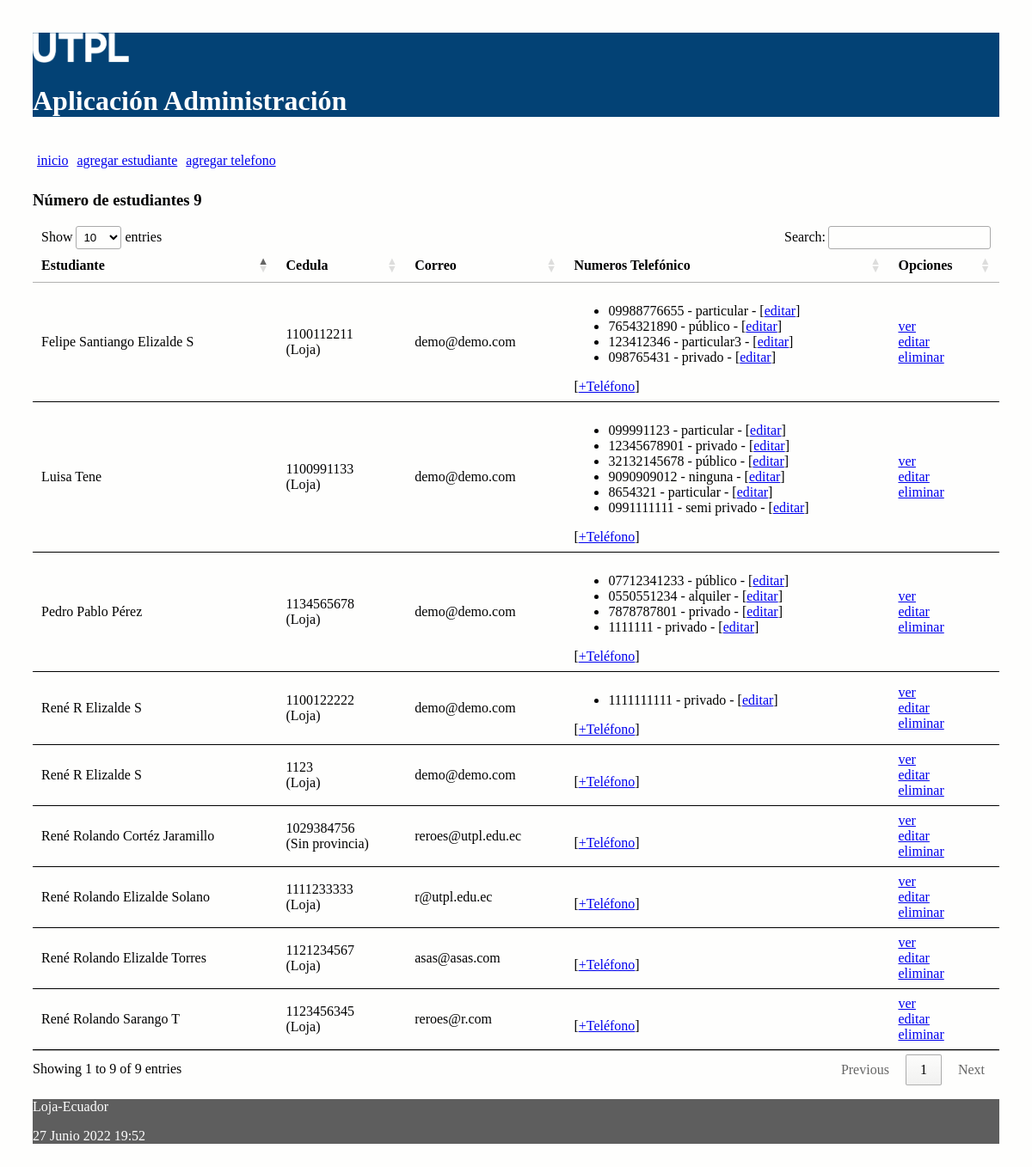
Before: / with the older database file.
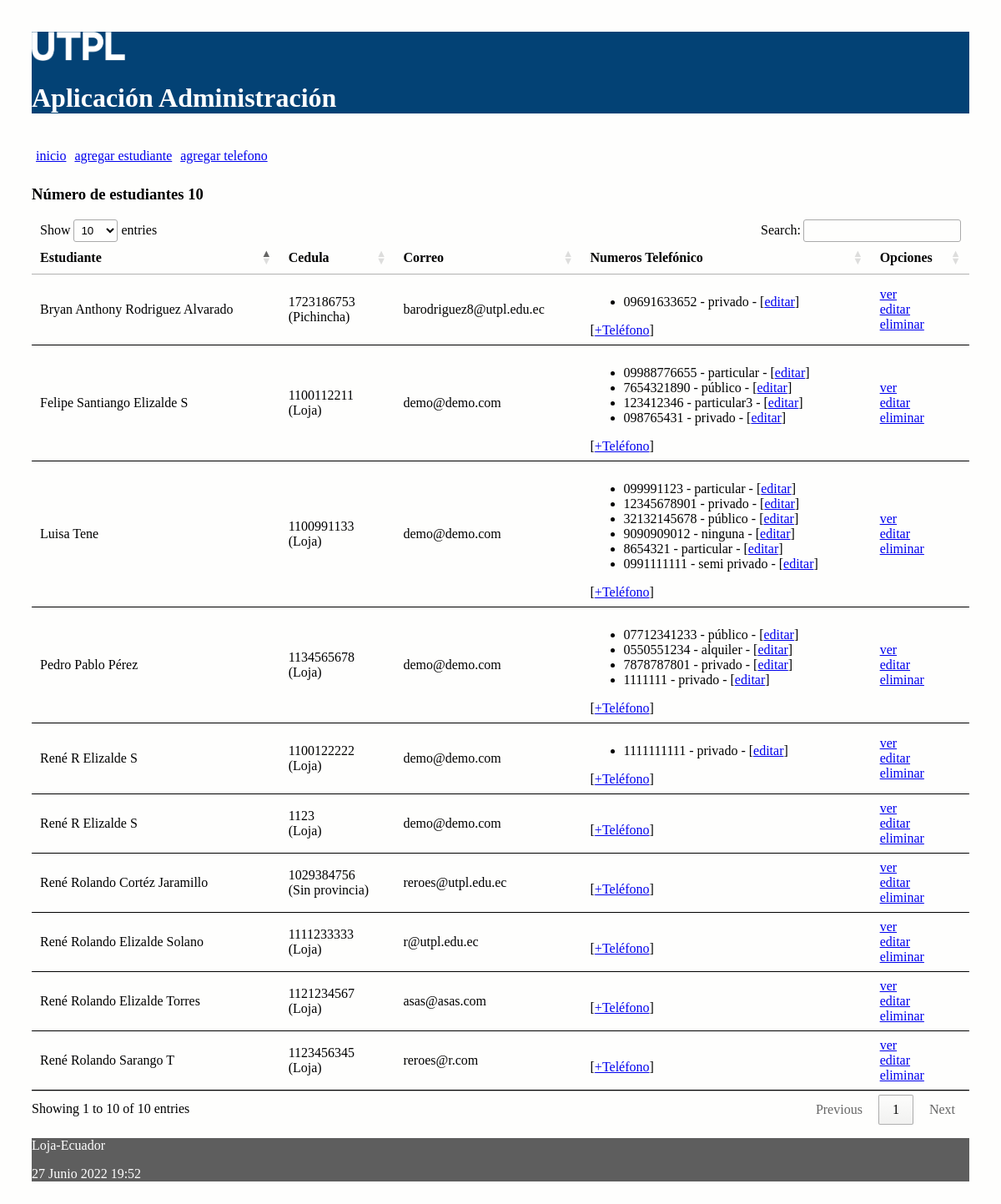
After: the same page with the newer database file.
### administrativo/models.py (models this page shows, shortened)
class Estudiante(models.Model):
    nombre = models.CharField(max_length=30)
    apellido = models.CharField(max_length=30)
    cedula = models.CharField(max_length=30, unique=True)
    correo = models.EmailField()
    def get_provincia(self):
        dato = self.cedula[0:2]
        valor = "Sin provincia"
        if dato == "11":
            valor = "Loja"
        else:
            if dato == "17":
                valor = "Pichincha"
        return valor

class NumeroTelefonico(models.Model):
    telefono = models.CharField(max_length=100)
    tipo = models.CharField(max_length=100)
    estudiante = models.ForeignKey(Estudiante, on_delete=models.CASCADE,
            related_name="numeros_telefonicos")

### administrativo/views.py (the view)
# urls.py: path('', views.index, name='index'),
def index(request):
    estudiantes = Estudiante.objects.all()
    informacion_template = {'estudiantes': estudiantes, 'numero_estudiantes': len(estudiantes)}
    return render(request, 'index.html', informacion_template)

### administrativo/templates/index.html (shortened to what this page needs)
{% extends "master.html" %}
{% block content %}
<h3>Número de estudiantes {{ numero_estudiantes }}</h3>
<table id="tabla_datos">
  <thead>
    <tr>
      <th>Estudiante</th>
      <th>Cedula</th>
      <th>Correo</th>
      <th>Numeros Telefónico </th>
      <th>Opciones</th>
    </tr>
  </thead>
  {% for e in estudiantes %}
  <tr>
    <td> {{e.nombre}} {{e.apellido}}</td>
    <td> {{e.cedula}} <br>
    ({{e.get_provincia}})
    </td>
    <td> {{e.correo}}</td>
    <td>
      <ul>
        {% for t in e.numeros_telefonicos.all %}
          <li>
            <span>{{t.telefono}} - {{t.tipo}} - [<a href="{% url 'editar_numero_telefonico' t.id %}">editar</a>] </span>
          </li>
        {% endfor %}
      </ul>
        [<a href="{% url 'crear_numero_telefonico_estudiante' e.id%}">+Teléfono</a>]
    </td>
    <td> <a href="{% url 'obtener_estudiante' e.id %}">ver</a> <br>
      <a href="{% url 'editar_estudiante' e.id %}">editar</a> <br>
      <a href="{% url 'eliminar_estudiante' e.id %}"
      onclick="return confirm('¿Está seguro de la eliminación?')" >
      eliminar</a>
    </td>
  </tr>
  {% endfor %}
</table>
{% endblock %}

### administrativo/templates/master.html (shortened to what this page needs)
<!DOCTYPE html>
<html>
  <head>
    {% load static %}
    <link rel="stylesheet" type="text/css" href="{% static 'css/estilos.css' %}">
    <link rel="stylesheet" type="text/css" href="https://cdn.datatables.net/1.10.25/css/jquery.dataTables.min.css">
  </head>
  <body>
  <header>
    <img src="{% static 'images/logo.png' %}" height="10%" width="10%" alt="My image">
    <h1>Aplicación Administración </h1>
    <nav class="top_menu">
      <ul>
        <li><a href="{% url 'index' %}">inicio</a></li>
        <li><a href="{% url 'crear_estudiante' %}">agregar estudiante</a></li>
        <li><a href="{% url 'crear_numero_telefonico' %}">agregar telefono</a></li>
      </ul>
    </nav>
  </header>
  <section>
      {% block content %}
      {% endblock %}
  </section>
    <footer>
      <p>Loja-Ecuador</p>
      <p>{% now "j F Y H:i" %}</p>
    </footer>
  </body>
</html>

### administrativo/static/css/estilos.css (style rules this page uses)
body { background: #FEFEFD; padding: 30px; }
header { background: #034275; color: #FFF; }
section { width: 100%; }
th, td { padding: 15px; border-bottom: 1px solid black; }
.top_menu ul { list-style:none; float:left; padding: 5px; width:95%; }
.top_menu ul li { float:left; margin-right:10px; margin-bottom:5px; text: #FFF; }
footer { background: #5E5E5E; color: #FFF; }

Changed rows visible on the page:
added Estudiante: nombre "Bryan Anthony", apellido "Rodriguez Alvarado", cedula "1723186753", get_provincia "Pichincha", correo "barodriguez8@utpl.edu.ec"
added NumeroTelefonico: telefono "09691633652", tipo "privado", shown under "Bryan Anthony"
Other visible differences:
text written by a page script: "Show entries Search: Showing 1 to 9 of 9 entries Previous 1 Next" → "Show entries Search: Showing 1 to 10 of 10 entries Previous 1 Next"
{{ numero_estudiantes }}: "9" → "10"
